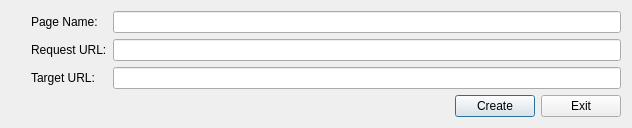
<?xml version="1.0" encoding="UTF-8"?>
<ui version="4.0">
 <class>RegisterPage</class>
 <widget class="QDialog" name="RegisterPage">
  <property name="geometry">
   <rect>
    <x>0</x>
    <y>0</y>
    <width>632</width>
    <height>127</height>
   </rect>
  </property>
  <property name="windowTitle">
   <string>RegisterPage</string>
  </property>
  <layout class="QHBoxLayout" name="horizontalLayout">
   <item>
    <layout class="QVBoxLayout" name="verticalLayout">
     <item>
      <layout class="QHBoxLayout" name="horizontalLayout_3">
       <item>
        <spacer name="verticalSpacer">
         <property name="orientation">
          <enum>Qt::Vertical</enum>
         </property>
         <property name="sizeHint" stdset="0">
          <size>
           <width>20</width>
           <height>40</height>
          </size>
         </property>
        </spacer>
       </item>
       <item>
        <layout class="QGridLayout" name="gridLayout">
         <item row="0" column="1">
          <widget class="QLineEdit" name="name"/>
         </item>
         <item row="1" column="1">
          <widget class="QLineEdit" name="request"/>
         </item>
         <item row="2" column="1">
          <widget class="QLineEdit" name="target"/>
         </item>
         <item row="0" column="0">
          <widget class="QLabel" name="label">
           <property name="text">
            <string>Page Name:</string>
           </property>
          </widget>
         </item>
         <item row="1" column="0">
          <widget class="QLabel" name="label_2">
           <property name="text">
            <string>Request URL:</string>
           </property>
          </widget>
         </item>
         <item row="2" column="0">
          <widget class="QLabel" name="label_3">
           <property name="text">
            <string>Target URL:</string>
           </property>
          </widget>
         </item>
        </layout>
       </item>
      </layout>
     </item>
     <item>
      <layout class="QHBoxLayout" name="horizontalLayout_2">
       <item>
        <spacer name="horizontalSpacer">
         <property name="orientation">
          <enum>Qt::Horizontal</enum>
         </property>
         <property name="sizeHint" stdset="0">
          <size>
           <width>40</width>
           <height>20</height>
          </size>
         </property>
        </spacer>
       </item>
       <item>
        <widget class="QPushButton" name="create">
         <property name="text">
          <string>Create</string>
         </property>
        </widget>
       </item>
       <item>
        <widget class="QPushButton" name="exit">
         <property name="text">
          <string>Exit</string>
         </property>
        </widget>
       </item>
      </layout>
     </item>
    </layout>
   </item>
  </layout>
 </widget>
 <layoutdefault spacing="6" margin="11"/>
 <resources/>
 <connections/>
</ui>
